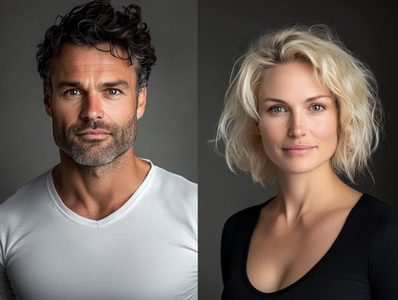
#> input picture labbs/obid/lab3/assets/ManWoman.png, 398 x 300 px, shrunk from 631 x 475 before the run
$ python section08.py
#> lines starting #> are read from the running program, lines starting #| are printed output that depends on the picture
"""Lab 3, Section 8: centred FFT and ideal frequency filtering."""

from pathlib import Path

import cv2
import matplotlib.pyplot as plt
import numpy as np


def ideal_lowpass(shape, cutoff):
    rows, cols = shape
    row, col = np.indices(shape)
    distance_squared = (row - rows//2)**2 + (col - cols//2)**2
    return distance_squared < cutoff**2


lab_folder = Path(__file__).resolve().parent.parent
image_path = lab_folder / "assets" / "ManWoman.png"
image = cv2.imread(str(image_path), cv2.IMREAD_GRAYSCALE)
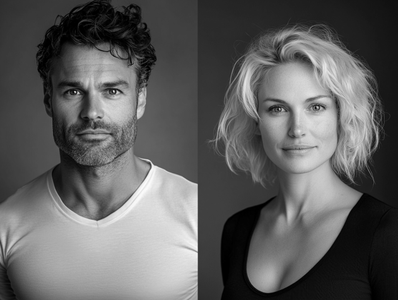
#> image: shape (300, 398); min 0, max 252, mean 94.8
if image is None:
    raise FileNotFoundError(f"Could not read {image_path}")
gray = image.astype(np.float64)

# Q8.1: move zero frequency to the centre for display and filtering.
F = np.fft.fft2(gray)
F_shift = np.fft.fftshift(F)
magnitude = np.log1p(np.abs(F_shift))
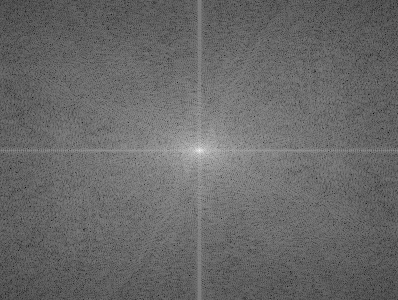
#> magnitude: shape (300, 398) float64; min 1.2, max 16.24, mean 7.4; drawn with min black and max white
rows, cols = gray.shape
#> rows = 300; cols = 398
centre_row, centre_col = rows//2, cols//2
#> centre_row = 150; centre_col = 199

# Q8.2: keep only the bins inside the circular low-pass mask.
cutoff = 40
mask = ideal_lowpass(gray.shape, cutoff)
F_low = F_shift * mask
low_pass = np.fft.ifft2(np.fft.ifftshift(F_low)).real
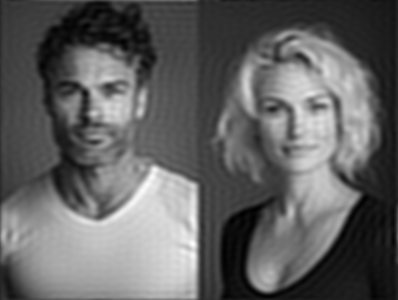
#> low_pass: shape (300, 398) float64; min -7.8, max 259.6, mean 94.8; drawn with min black and max white

# Q8.3: keep the signed difference and verify reconstruction.
high_pass = gray - low_pass
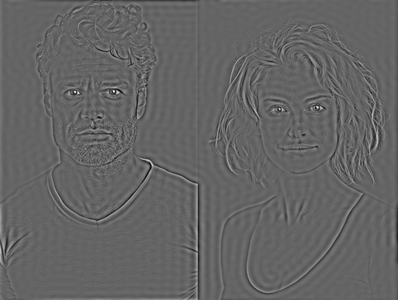
#> high_pass: shape (300, 398) float64; min -93.43, max 142.8, mean 0; drawn with min black and max white
reconstructed = low_pass + high_pass
max_error = np.max(np.abs(gray - reconstructed))
#> max_error = 1.78e-15
print(f"Image shape: {rows} rows x {cols} columns")
#| Image shape: 300 rows x 398 columns
print(f"FFT centre: row {centre_row}, column {centre_col}")
#| FFT centre: row 150, column 199
print(f"Low-pass cutoff: {cutoff} bins")
print(f"Low-pass mean: {low_pass.mean():.4f}")
#| Low-pass mean: 94.8182
print(f"High-pass mean: {high_pass.mean():.3e}")
#| High-pass mean: -3.131e-15
print(f"Maximum reconstruction error: {max_error:.3e}")
#| Maximum reconstruction error: 1.776e-15
print(f"Reconstruction matches: {np.allclose(gray, reconstructed, rtol=0, atol=1e-12)}")
#| Reconstruction matches: True

fig, axes = plt.subplots(2, 2, figsize=(8.8, 5.8), layout="constrained")
axes[0, 0].imshow(gray, cmap="gray", vmin=0, vmax=255)
axes[0, 0].set_title("Original grayscale")
axes[0, 0].axis("off")

frequency_extent = (-centre_col - 0.5, cols - centre_col - 0.5,
                    -centre_row - 0.5, rows - centre_row - 0.5)
#> frequency_extent = (-199.5, 198.5, -150.5, 149.5)
axes[0, 1].imshow(magnitude, cmap="magma", origin="lower",
                  extent=frequency_extent, interpolation="nearest")
axes[0, 1].set_title("Centred 2D FFT (log magnitude)")
axes[0, 1].set_xlabel("Horizontal frequency (bin)")
axes[0, 1].set_ylabel("Vertical frequency (bin)")

axes[1, 0].imshow(low_pass, cmap="gray", vmin=0, vmax=255)
axes[1, 0].set_title("Low-pass reconstruction (radius 40 bins)")
axes[1, 0].axis("off")

limit = np.max(np.abs(high_pass))
#> limit = 142.8
high_plot = axes[1, 1].imshow(high_pass, cmap="gray", vmin=-limit, vmax=limit)
axes[1, 1].set_title("High-pass (original minus low-pass)")
axes[1, 1].axis("off")
fig.colorbar(high_plot, ax=axes[1, 1], shrink=0.8, label="Signed intensity difference")

figure_path = lab_folder / "figures" / "section08_fft_filters.png"
fig.savefig(figure_path, dpi=180)
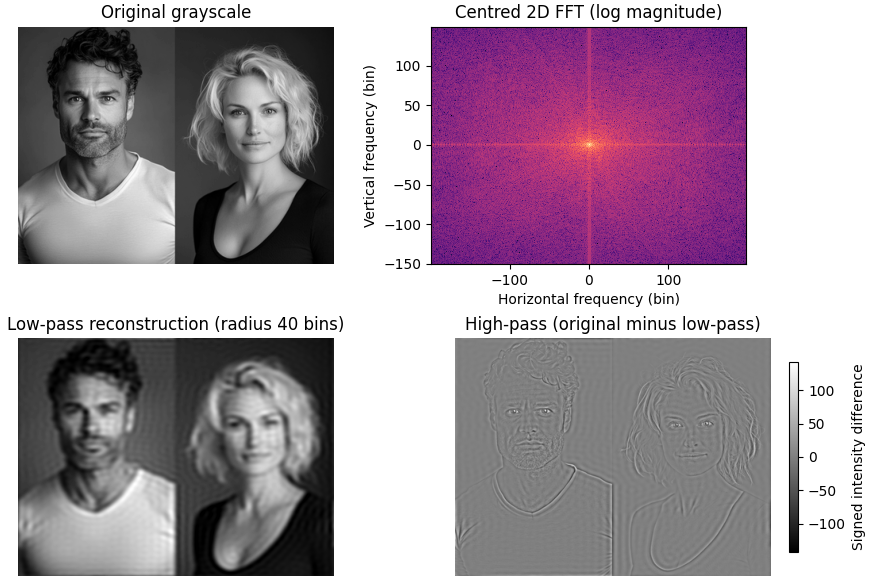
#> figure drawn by matplotlib, 5 panels
print(f"Saved {figure_path.name}")
